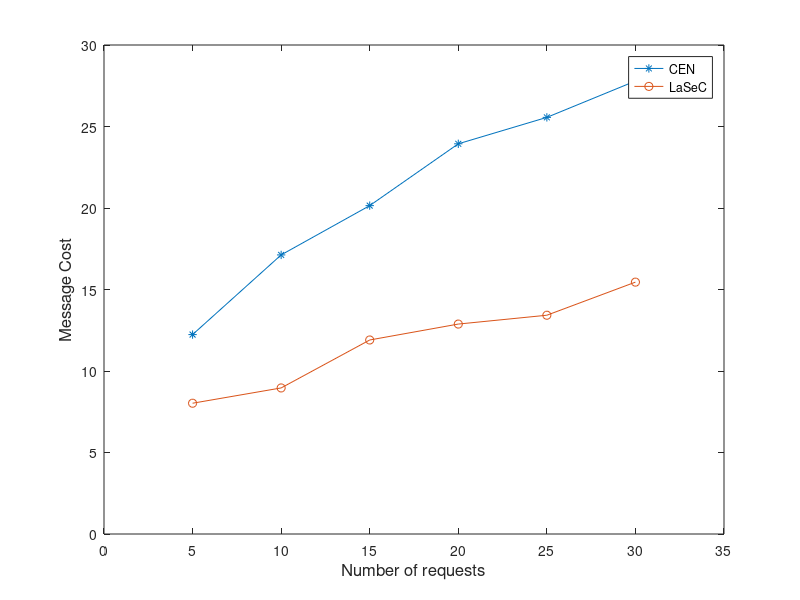

Write the MATLAB code that produced this figure.
x = [5 10 15 20 25 30];
y1 = [12.2343 17.1215 20.146 23.93825 25.56 27.7890];
y2 = [8.0231 8.96075 11.903 12.8795 13.42175 15.4523];
plot(x, y1, '-*', x, y2, '-o')
axis([0 35 0 30])
xlabel('Number of requests', 'fontsize',12)
ylabel('Message Cost','fontsize',12)
legend('CEN', 'LaSeC')
%set(h, 'Box', 'on')

